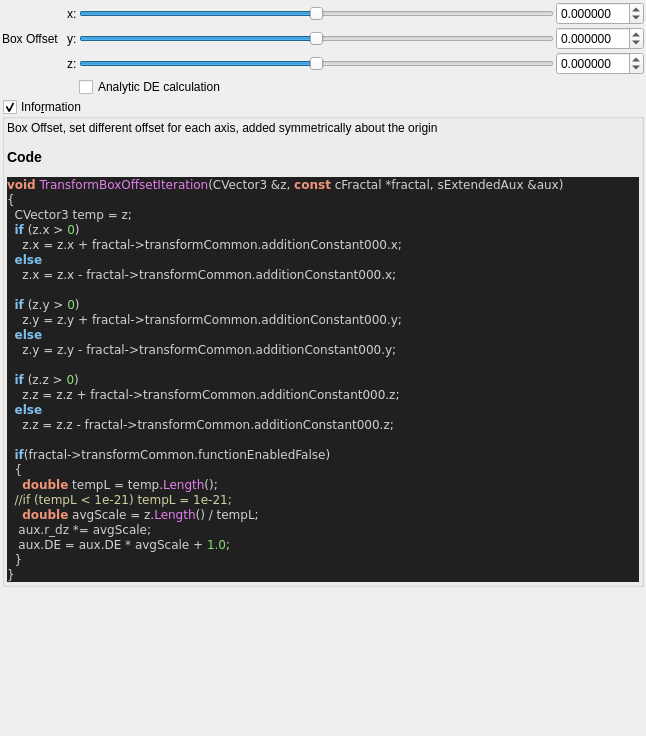
<?xml version="1.0" encoding="UTF-8"?>
<ui version="4.0">
 <class>Form</class>
 <widget class="QWidget" name="Form">
  <property name="geometry">
   <rect>
    <x>0</x>
    <y>0</y>
    <width>646</width>
    <height>736</height>
   </rect>
  </property>
  <property name="windowTitle">
   <string>Form</string>
  </property>
  <layout class="QVBoxLayout" name="verticalLayout">
   <property name="spacing">
    <number>2</number>
   </property>
   <property name="leftMargin">
    <number>2</number>
   </property>
   <property name="topMargin">
    <number>2</number>
   </property>
   <property name="rightMargin">
    <number>2</number>
   </property>
   <property name="bottomMargin">
    <number>2</number>
   </property>
   <item>
    <layout class="QGridLayout" name="gridLayout">
     <property name="spacing">
      <number>2</number>
     </property>
     <item row="0" column="1">
      <widget class="QLabel" name="label_109">
       <property name="text">
        <string>x:</string>
       </property>
      </widget>
     </item>
     <item row="2" column="1">
      <widget class="QLabel" name="label_111">
       <property name="text">
        <string>z:</string>
       </property>
      </widget>
     </item>
     <item row="1" column="2">
      <widget class="QSlider" name="slider3_transf_addition_constant_y">
       <property name="sizePolicy">
        <sizepolicy hsizetype="Expanding" vsizetype="Maximum">
         <horstretch>0</horstretch>
         <verstretch>0</verstretch>
        </sizepolicy>
       </property>
       <property name="minimum">
        <number>-10000000</number>
       </property>
       <property name="maximum">
        <number>10000000</number>
       </property>
       <property name="value">
        <number>0</number>
       </property>
       <property name="sliderPosition">
        <number>0</number>
       </property>
       <property name="orientation">
        <enum>Qt::Horizontal</enum>
       </property>
      </widget>
     </item>
     <item row="2" column="2">
      <widget class="QSlider" name="slider3_transf_addition_constant_z">
       <property name="sizePolicy">
        <sizepolicy hsizetype="Expanding" vsizetype="Maximum">
         <horstretch>0</horstretch>
         <verstretch>0</verstretch>
        </sizepolicy>
       </property>
       <property name="minimum">
        <number>-10000000</number>
       </property>
       <property name="maximum">
        <number>10000000</number>
       </property>
       <property name="value">
        <number>0</number>
       </property>
       <property name="sliderPosition">
        <number>0</number>
       </property>
       <property name="orientation">
        <enum>Qt::Horizontal</enum>
       </property>
      </widget>
     </item>
     <item row="0" column="0" rowspan="3">
      <widget class="QLabel" name="label_108">
       <property name="text">
        <string>Box Offset  </string>
       </property>
      </widget>
     </item>
     <item row="1" column="1">
      <widget class="QLabel" name="label_110">
       <property name="text">
        <string>y:</string>
       </property>
      </widget>
     </item>
     <item row="1" column="3">
      <widget class="MyDoubleSpinBox" name="spinbox3_transf_addition_constant_y">
       <property name="sizePolicy">
        <sizepolicy hsizetype="Minimum" vsizetype="Maximum">
         <horstretch>0</horstretch>
         <verstretch>0</verstretch>
        </sizepolicy>
       </property>
       <property name="prefix">
        <string/>
       </property>
       <property name="suffix">
        <string/>
       </property>
       <property name="decimals">
        <number>6</number>
       </property>
       <property name="minimum">
        <double>-99.989999999999995</double>
       </property>
       <property name="maximum">
        <double>99.989999999999995</double>
       </property>
       <property name="singleStep">
        <double>0.100000000000000</double>
       </property>
      </widget>
     </item>
     <item row="0" column="2">
      <widget class="QSlider" name="slider3_transf_addition_constant_x">
       <property name="sizePolicy">
        <sizepolicy hsizetype="Expanding" vsizetype="Maximum">
         <horstretch>0</horstretch>
         <verstretch>0</verstretch>
        </sizepolicy>
       </property>
       <property name="minimum">
        <number>-10000000</number>
       </property>
       <property name="maximum">
        <number>10000000</number>
       </property>
       <property name="value">
        <number>0</number>
       </property>
       <property name="sliderPosition">
        <number>0</number>
       </property>
       <property name="orientation">
        <enum>Qt::Horizontal</enum>
       </property>
      </widget>
     </item>
     <item row="2" column="3">
      <widget class="MyDoubleSpinBox" name="spinbox3_transf_addition_constant_z">
       <property name="sizePolicy">
        <sizepolicy hsizetype="Minimum" vsizetype="Maximum">
         <horstretch>0</horstretch>
         <verstretch>0</verstretch>
        </sizepolicy>
       </property>
       <property name="prefix">
        <string/>
       </property>
       <property name="suffix">
        <string/>
       </property>
       <property name="decimals">
        <number>6</number>
       </property>
       <property name="minimum">
        <double>-99.989999999999995</double>
       </property>
       <property name="maximum">
        <double>99.989999999999995</double>
       </property>
       <property name="singleStep">
        <double>0.100000000000000</double>
       </property>
      </widget>
     </item>
     <item row="0" column="3">
      <widget class="MyDoubleSpinBox" name="spinbox3_transf_addition_constant_x">
       <property name="sizePolicy">
        <sizepolicy hsizetype="Minimum" vsizetype="Maximum">
         <horstretch>0</horstretch>
         <verstretch>0</verstretch>
        </sizepolicy>
       </property>
       <property name="prefix">
        <string/>
       </property>
       <property name="suffix">
        <string/>
       </property>
       <property name="decimals">
        <number>6</number>
       </property>
       <property name="minimum">
        <double>-99.989999999999995</double>
       </property>
       <property name="maximum">
        <double>99.989999999999995</double>
       </property>
       <property name="singleStep">
        <double>0.100000000000000</double>
       </property>
      </widget>
     </item>
     <item row="3" column="2">
      <widget class="QCheckBox" name="checkBox_transf_function_enabled_false">
       <property name="toolTip">
        <string>&lt;html&gt;&lt;head/&gt;&lt;body&gt;&lt;p&gt;Can sometimes improve render quality when using analytic DE&lt;/p&gt;&lt;/body&gt;&lt;/html&gt;</string>
       </property>
       <property name="text">
        <string>Analytic DE calculation</string>
       </property>
      </widget>
     </item>
    </layout>
   </item>
   <item>
    <widget class="MyGroupBox" name="groupCheck_info">
     <property name="title">
      <string>Info&amp;rmation</string>
     </property>
     <property name="flat">
      <bool>false</bool>
     </property>
     <property name="checkable">
      <bool>true</bool>
     </property>
     <layout class="QVBoxLayout" name="verticalLayout_2">
      <property name="spacing">
       <number>2</number>
      </property>
      <property name="leftMargin">
       <number>2</number>
      </property>
      <property name="topMargin">
       <number>2</number>
      </property>
      <property name="rightMargin">
       <number>2</number>
      </property>
      <property name="bottomMargin">
       <number>2</number>
      </property>
      <item>
       <widget class="QLabel" name="label_code_content">
        <property name="text">
         <string>&lt;p&gt;Box Offset, set different offset for each axis, added symmetrically about the origin&lt;/p&gt;&lt;table&gt;
&lt;/table&gt;
&lt;h3&gt;Code&lt;/h3&gt;
&lt;body style=&quot;background-color:#202020&quot;&gt;
&lt;pre style=&quot;color:#d0d0d0; background-color:#202020;  font-family:'Courier New',monospace;&quot;&gt;&lt;span style=&quot;color:#f09479; font-weight:bold&quot;&gt;void&lt;/span&gt; &lt;span style=&quot;color:#e47eed&quot;&gt;TransformBoxOffsetIteration&lt;/span&gt;&lt;span style=&quot;color:#d0d0d0&quot;&gt;(&lt;/span&gt;CVector3 &lt;span style=&quot;color:#d0d0d0&quot;&gt;&amp;amp;&lt;/span&gt;z&lt;span style=&quot;color:#d0d0d0&quot;&gt;,&lt;/span&gt; &lt;span style=&quot;color:#f09479; font-weight:bold&quot;&gt;const&lt;/span&gt; cFractal &lt;span style=&quot;color:#d0d0d0&quot;&gt;*&lt;/span&gt;fractal&lt;span style=&quot;color:#d0d0d0&quot;&gt;,&lt;/span&gt; sExtendedAux &lt;span style=&quot;color:#d0d0d0&quot;&gt;&amp;amp;&lt;/span&gt;aux&lt;span style=&quot;color:#d0d0d0&quot;&gt;)&lt;/span&gt;
&lt;span style=&quot;color:#d0d0d0&quot;&gt;{&lt;/span&gt;
  CVector3 temp &lt;span style=&quot;color:#d0d0d0&quot;&gt;=&lt;/span&gt; z&lt;span style=&quot;color:#d0d0d0&quot;&gt;;&lt;/span&gt;
  &lt;span style=&quot;color:#7ec0ee; font-weight:bold&quot;&gt;if&lt;/span&gt; &lt;span style=&quot;color:#d0d0d0&quot;&gt;(&lt;/span&gt;z&lt;span style=&quot;color:#d0d0d0&quot;&gt;.&lt;/span&gt;x &lt;span style=&quot;color:#d0d0d0&quot;&gt;&amp;gt;&lt;/span&gt; &lt;span style=&quot;color:#87df71&quot;&gt;0&lt;/span&gt;&lt;span style=&quot;color:#d0d0d0&quot;&gt;)&lt;/span&gt;
    z&lt;span style=&quot;color:#d0d0d0&quot;&gt;.&lt;/span&gt;x &lt;span style=&quot;color:#d0d0d0&quot;&gt;=&lt;/span&gt; z&lt;span style=&quot;color:#d0d0d0&quot;&gt;.&lt;/span&gt;x &lt;span style=&quot;color:#d0d0d0&quot;&gt;+&lt;/span&gt; fractal&lt;span style=&quot;color:#d0d0d0&quot;&gt;-&amp;gt;&lt;/span&gt;transformCommon&lt;span style=&quot;color:#d0d0d0&quot;&gt;.&lt;/span&gt;additionConstant000&lt;span style=&quot;color:#d0d0d0&quot;&gt;.&lt;/span&gt;x&lt;span style=&quot;color:#d0d0d0&quot;&gt;;&lt;/span&gt;
  &lt;span style=&quot;color:#7ec0ee; font-weight:bold&quot;&gt;else&lt;/span&gt;
    z&lt;span style=&quot;color:#d0d0d0&quot;&gt;.&lt;/span&gt;x &lt;span style=&quot;color:#d0d0d0&quot;&gt;=&lt;/span&gt; z&lt;span style=&quot;color:#d0d0d0&quot;&gt;.&lt;/span&gt;x &lt;span style=&quot;color:#d0d0d0&quot;&gt;-&lt;/span&gt; fractal&lt;span style=&quot;color:#d0d0d0&quot;&gt;-&amp;gt;&lt;/span&gt;transformCommon&lt;span style=&quot;color:#d0d0d0&quot;&gt;.&lt;/span&gt;additionConstant000&lt;span style=&quot;color:#d0d0d0&quot;&gt;.&lt;/span&gt;x&lt;span style=&quot;color:#d0d0d0&quot;&gt;;&lt;/span&gt;

  &lt;span style=&quot;color:#7ec0ee; font-weight:bold&quot;&gt;if&lt;/span&gt; &lt;span style=&quot;color:#d0d0d0&quot;&gt;(&lt;/span&gt;z&lt;span style=&quot;color:#d0d0d0&quot;&gt;.&lt;/span&gt;y &lt;span style=&quot;color:#d0d0d0&quot;&gt;&amp;gt;&lt;/span&gt; &lt;span style=&quot;color:#87df71&quot;&gt;0&lt;/span&gt;&lt;span style=&quot;color:#d0d0d0&quot;&gt;)&lt;/span&gt;
    z&lt;span style=&quot;color:#d0d0d0&quot;&gt;.&lt;/span&gt;y &lt;span style=&quot;color:#d0d0d0&quot;&gt;=&lt;/span&gt; z&lt;span style=&quot;color:#d0d0d0&quot;&gt;.&lt;/span&gt;y &lt;span style=&quot;color:#d0d0d0&quot;&gt;+&lt;/span&gt; fractal&lt;span style=&quot;color:#d0d0d0&quot;&gt;-&amp;gt;&lt;/span&gt;transformCommon&lt;span style=&quot;color:#d0d0d0&quot;&gt;.&lt;/span&gt;additionConstant000&lt;span style=&quot;color:#d0d0d0&quot;&gt;.&lt;/span&gt;y&lt;span style=&quot;color:#d0d0d0&quot;&gt;;&lt;/span&gt;
  &lt;span style=&quot;color:#7ec0ee; font-weight:bold&quot;&gt;else&lt;/span&gt;
    z&lt;span style=&quot;color:#d0d0d0&quot;&gt;.&lt;/span&gt;y &lt;span style=&quot;color:#d0d0d0&quot;&gt;=&lt;/span&gt; z&lt;span style=&quot;color:#d0d0d0&quot;&gt;.&lt;/span&gt;y &lt;span style=&quot;color:#d0d0d0&quot;&gt;-&lt;/span&gt; fractal&lt;span style=&quot;color:#d0d0d0&quot;&gt;-&amp;gt;&lt;/span&gt;transformCommon&lt;span style=&quot;color:#d0d0d0&quot;&gt;.&lt;/span&gt;additionConstant000&lt;span style=&quot;color:#d0d0d0&quot;&gt;.&lt;/span&gt;y&lt;span style=&quot;color:#d0d0d0&quot;&gt;;&lt;/span&gt;

  &lt;span style=&quot;color:#7ec0ee; font-weight:bold&quot;&gt;if&lt;/span&gt; &lt;span style=&quot;color:#d0d0d0&quot;&gt;(&lt;/span&gt;z&lt;span style=&quot;color:#d0d0d0&quot;&gt;.&lt;/span&gt;z &lt;span style=&quot;color:#d0d0d0&quot;&gt;&amp;gt;&lt;/span&gt; &lt;span style=&quot;color:#87df71&quot;&gt;0&lt;/span&gt;&lt;span style=&quot;color:#d0d0d0&quot;&gt;)&lt;/span&gt;
    z&lt;span style=&quot;color:#d0d0d0&quot;&gt;.&lt;/span&gt;z &lt;span style=&quot;color:#d0d0d0&quot;&gt;=&lt;/span&gt; z&lt;span style=&quot;color:#d0d0d0&quot;&gt;.&lt;/span&gt;z &lt;span style=&quot;color:#d0d0d0&quot;&gt;+&lt;/span&gt; fractal&lt;span style=&quot;color:#d0d0d0&quot;&gt;-&amp;gt;&lt;/span&gt;transformCommon&lt;span style=&quot;color:#d0d0d0&quot;&gt;.&lt;/span&gt;additionConstant000&lt;span style=&quot;color:#d0d0d0&quot;&gt;.&lt;/span&gt;z&lt;span style=&quot;color:#d0d0d0&quot;&gt;;&lt;/span&gt;
  &lt;span style=&quot;color:#7ec0ee; font-weight:bold&quot;&gt;else&lt;/span&gt;
    z&lt;span style=&quot;color:#d0d0d0&quot;&gt;.&lt;/span&gt;z &lt;span style=&quot;color:#d0d0d0&quot;&gt;=&lt;/span&gt; z&lt;span style=&quot;color:#d0d0d0&quot;&gt;.&lt;/span&gt;z &lt;span style=&quot;color:#d0d0d0&quot;&gt;-&lt;/span&gt; fractal&lt;span style=&quot;color:#d0d0d0&quot;&gt;-&amp;gt;&lt;/span&gt;transformCommon&lt;span style=&quot;color:#d0d0d0&quot;&gt;.&lt;/span&gt;additionConstant000&lt;span style=&quot;color:#d0d0d0&quot;&gt;.&lt;/span&gt;z&lt;span style=&quot;color:#d0d0d0&quot;&gt;;&lt;/span&gt;

  &lt;span style=&quot;color:#7ec0ee; font-weight:bold&quot;&gt;if&lt;/span&gt;&lt;span style=&quot;color:#d0d0d0&quot;&gt;(&lt;/span&gt;fractal&lt;span style=&quot;color:#d0d0d0&quot;&gt;-&amp;gt;&lt;/span&gt;transformCommon&lt;span style=&quot;color:#d0d0d0&quot;&gt;.&lt;/span&gt;functionEnabledFalse&lt;span style=&quot;color:#d0d0d0&quot;&gt;)&lt;/span&gt;
  &lt;span style=&quot;color:#d0d0d0&quot;&gt;{&lt;/span&gt;
    &lt;span style=&quot;color:#f09479; font-weight:bold&quot;&gt;double&lt;/span&gt; tempL &lt;span style=&quot;color:#d0d0d0&quot;&gt;=&lt;/span&gt; temp&lt;span style=&quot;color:#d0d0d0&quot;&gt;.&lt;/span&gt;&lt;span style=&quot;color:#e47eed&quot;&gt;Length&lt;/span&gt;&lt;span style=&quot;color:#d0d0d0&quot;&gt;();&lt;/span&gt;
  &lt;span style=&quot;color:#d0d0a0&quot;&gt;//if (tempL &amp;lt; 1e-21) tempL = 1e-21;&lt;/span&gt;
    &lt;span style=&quot;color:#f09479; font-weight:bold&quot;&gt;double&lt;/span&gt; avgScale &lt;span style=&quot;color:#d0d0d0&quot;&gt;=&lt;/span&gt; z&lt;span style=&quot;color:#d0d0d0&quot;&gt;.&lt;/span&gt;&lt;span style=&quot;color:#e47eed&quot;&gt;Length&lt;/span&gt;&lt;span style=&quot;color:#d0d0d0&quot;&gt;() /&lt;/span&gt; tempL&lt;span style=&quot;color:#d0d0d0&quot;&gt;;&lt;/span&gt;
   aux&lt;span style=&quot;color:#d0d0d0&quot;&gt;.&lt;/span&gt;r_dz &lt;span style=&quot;color:#d0d0d0&quot;&gt;*=&lt;/span&gt; avgScale&lt;span style=&quot;color:#d0d0d0&quot;&gt;;&lt;/span&gt;
   aux&lt;span style=&quot;color:#d0d0d0&quot;&gt;.&lt;/span&gt;DE &lt;span style=&quot;color:#d0d0d0&quot;&gt;=&lt;/span&gt; aux&lt;span style=&quot;color:#d0d0d0&quot;&gt;.&lt;/span&gt;DE &lt;span style=&quot;color:#d0d0d0&quot;&gt;*&lt;/span&gt; avgScale &lt;span style=&quot;color:#d0d0d0&quot;&gt;+&lt;/span&gt; &lt;span style=&quot;color:#87df71&quot;&gt;1.0&lt;/span&gt;&lt;span style=&quot;color:#d0d0d0&quot;&gt;;&lt;/span&gt;
  &lt;span style=&quot;color:#d0d0d0&quot;&gt;}&lt;/span&gt;
&lt;span style=&quot;color:#d0d0d0&quot;&gt;}&lt;/span&gt;
&lt;/pre&gt;
&lt;/body&gt;</string>
        </property>
        <property name="wordWrap">
         <bool>true</bool>
        </property>
        <property name="openExternalLinks">
         <bool>true</bool>
        </property>
        <property name="textInteractionFlags">
         <set>Qt::LinksAccessibleByMouse|Qt::TextSelectableByMouse</set>
        </property>
       </widget>
      </item>
     </layout>
    </widget>
   </item>
   <item>
    <spacer name="verticalSpacer">
     <property name="orientation">
      <enum>Qt::Vertical</enum>
     </property>
     <property name="sizeHint" stdset="0">
      <size>
       <width>20</width>
       <height>40</height>
      </size>
     </property>
    </spacer>
   </item>
  </layout>
 </widget>
 <customwidgets>
  <customwidget>
   <class>MyDoubleSpinBox</class>
   <extends>QDoubleSpinBox</extends>
   <header>mydoublespinbox.h</header>
  </customwidget>
  <customwidget>
   <class>MyGroupBox</class>
   <extends>QGroupBox</extends>
   <header>mygroupbox.h</header>
   <container>1</container>
  </customwidget>
 </customwidgets>
 <resources/>
 <connections/>
</ui>
